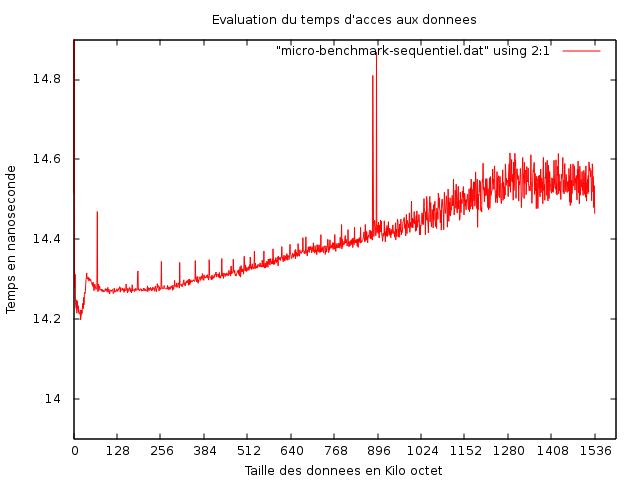

Reproduce this figure in gnuplot.
set ylabel "Temps en nanoseconde"
set xlabel "Taille des donnees en Kilo octet"
set title "Evaluation du temps d'acces aux donnees"
set xtics 0,128,1536
set yrange [14:15]
plot "micro-benchmark-sequentiel.dat" using 2:1 smooth unique
